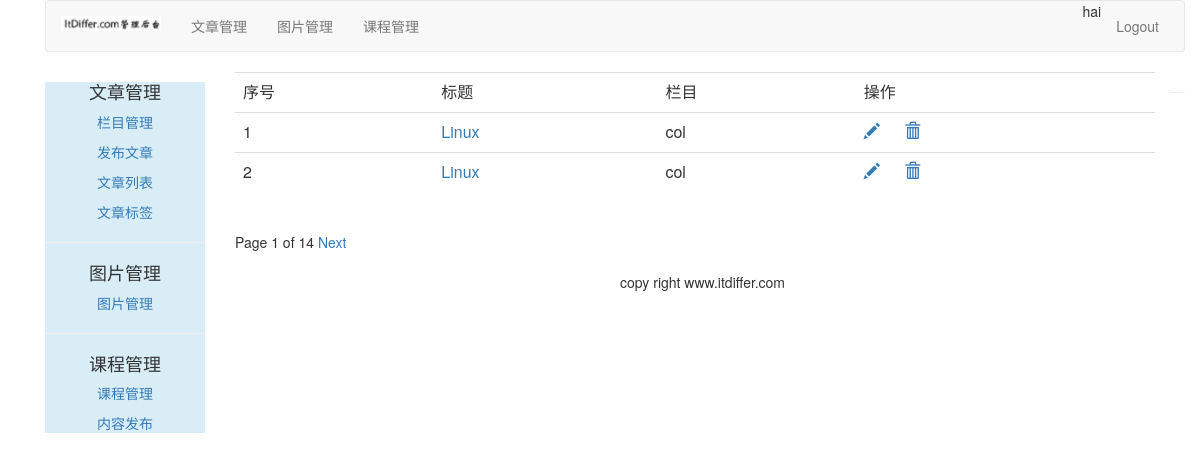
/article/article-list/ (signed in), run on the app's committed database.
### article/models.py (models this page shows, shortened)
class ArticlePost(models.Model):
    author = models.ForeignKey(User, related_name="article", on_delete=models.CASCADE)
    title = models.CharField(max_length=200)
    slug = models.SlugField(max_length=500)
    column = models.ForeignKey(ArticleColumn, related_name="article_column", on_delete=models.CASCADE)
    body = models.TextField()
    created = models.DateTimeField(default=timezone.now())
    updated = models.DateTimeField(auto_now=True)
    users_like = models.ManyToManyField(User, related_name="articles_like", blank=True)
    article_tag = models.ManyToManyField(ArticleTag, related_name='article_tag', blank=True)
    class Meta:
        ordering = ("title",)
        index_together = (('id', 'slug'),)
    def get_absolute_url(self):
        return reverse("article:list_article_detail", args=[self.id, self.slug])

class ArticleColumn(models.Model):
    user = models.ForeignKey(User, related_name='article_column', on_delete=models.CASCADE)
    column = models.CharField(max_length=200)
    created = models.DateField(auto_now_add=True)
    def __str__(self):
        return self.column

### article/views.py (the view)
# urls.py: path('article-list/', views.article_list, name='article_list'),
@login_required(login_url='/account/login')
def article_list(request):
    articles_list = ArticlePost.objects.filter(author=request.user)
    paginator = Paginator(articles_list, 2)
    page = request.GET.get('page')
    try:
        current_page = paginator.page(page)
        articles = current_page.object_list
    except PageNotAnInteger:
        current_page = paginator.page(1)
        articles = current_page.object_list
    except EmptyPage:
        current_page = paginator.page(paginator.num_pages)
        articles = current_page.object_list
    return render(request, "article/column/article_list.html", {"articles":articles, "page":current_page})

### templates/article/column/article_list.html (shortened to what this page needs)
{% extends "article/base.html" %}
{% load staticfiles %}
{% block content %}
<div>
    <table class="table table-hover">
        <tr>
            <td>序号</td>
            <td>标题</td>
            <td>栏目</td>
            <td>操作</td>
        </tr>
        {% for article in articles %}
        <tr id={{ article.id }}>
            <td>{{ forloop.counter }}</td>
            <td><a href="{{ article.get_absolute_url }}">{{ article.title }}</a></td>
            <td>{{ article.column }}</td>
            <td>
                <a name="edit" href="{% url 'article:redit_article' article.id %}"><span
                        class="glyphicon glyphicon-pencil"></span></a>
                <a name="delete" href="javascript:" onclick="del_article(this,{{ article.id }})"><span
                        class="glyphicon glyphicon-trash" style="margin-left:20px;"></span></a>
            </td>
        </tr>
        {% endfor %}
    </table>
    {% include "paginator.html" %}
</div>
{% endblock %}

### templates/article/header.html
{% load staticfiles %}
<div class='container'>
	<nav class='navbar navbar-default' role='navigation'>
		<div class='navbar-header'>
			<a class='navbar-brand' href='http://www.itdiffer.com'><img width='100px' src='{% static "images/backlogo.png" %}'></a>
		</div>
		<div>
			<ul class="nav navbar-nav" role='tablist'>
				<li><a href="{% url 'article:article_column' %}">文章管理</a></li>
				<li><a href="{% url 'image:list_images' %}">图片管理</a> </li>
				<li><a href="{% url 'course:manage_course' %}">课程管理</a> </li>
			</ul>
			<ul class="nav navbar-nav navbar-right" style="margin-right: 10px">
				<li><span>{{ user.username }}</span></li>
				<li><a href="{% url 'account:user_logout' %}">Logout</a></li>
			</ul>
		</div>
	</nav>
</div>

### data on the page
ArticlePost: title "Linux", column "col"
ArticlePost: title "Linux", column "col"

### other printed values
{{ user.username }} "hai"
{{ page.number }} "1"
{{ page.paginator.num_pages }} "14"
